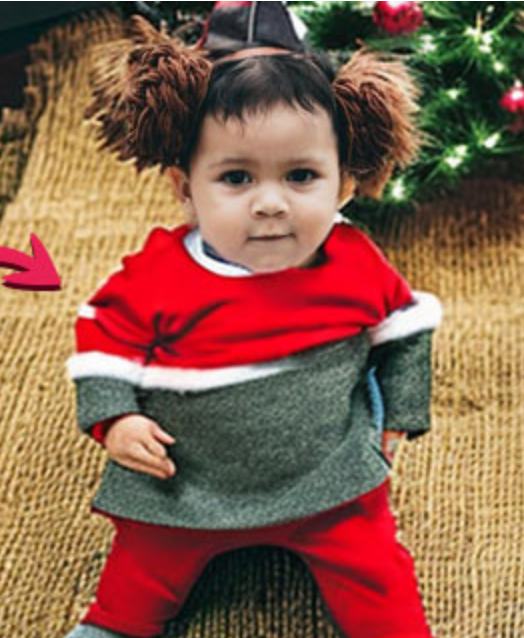
#> input picture sample/sample.png, 524 x 638 px
$ python detect_face.py
#> lines starting #> are read from the running program, lines starting #| are printed output that depends on the picture
import cv2

def detect_faces(image_path):
    # Load the image
#> called with image_path = 'sample/sample.png'
    image = cv2.imread(image_path)
#> image is the input picture: shape (638, 524, 3); mean B, G, R 76.4, 96.3, 139.1

    # Create the haar cascade
    faceCascade = cv2.CascadeClassifier("haarcascade_frontalface_default.xml")

    # Convert the image to grayscale
    gray = cv2.cvtColor(image, cv2.COLOR_BGR2GRAY)
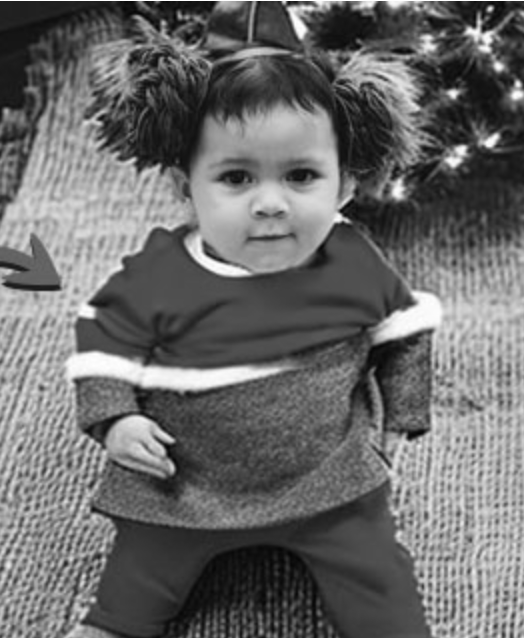
#> gray: shape (638, 524); min 4, max 255, mean 106.8

    # Detect faces in the image
    faces = faceCascade.detectMultiScale(
        gray,
        scaleFactor=1.3,
        minNeighbors=5,
        minSize=(30, 30)
    )
#> faces = [[181, 108, 180, 180]]

    num_faces = len(faces)
#> num_faces = 1
    return num_faces

if __name__ == '__main__':
    image_path = "sample/sample.png"
    num_faces_detected = detect_faces(image_path)
#> num_faces_detected = 1
    print(f"Number of faces detected: {num_faces_detected}")
#| Number of faces detected: 1
